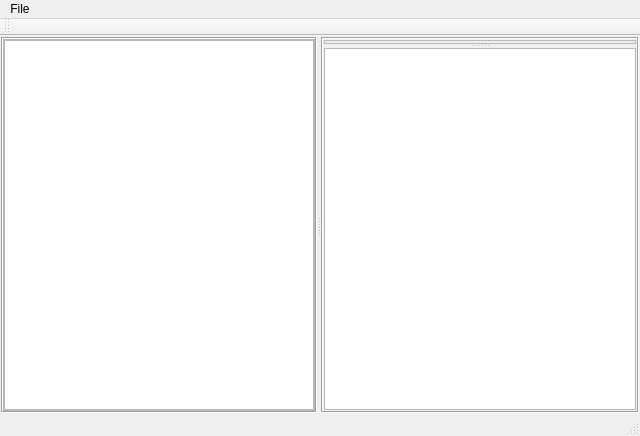
<?xml version="1.0" encoding="UTF-8"?>
<ui version="4.0">
 <class>MainWindow</class>
 <widget class="QMainWindow" name="MainWindow">
  <property name="geometry">
   <rect>
    <x>0</x>
    <y>0</y>
    <width>640</width>
    <height>436</height>
   </rect>
  </property>
  <property name="windowTitle">
   <string>GammaRay</string>
  </property>
  <property name="windowIcon">
   <iconset>
    <normaloff>:/icons/logo32</normaloff>:/icons/logo32</iconset>
  </property>
  <widget class="QWidget" name="centralWidget">
   <layout class="QHBoxLayout" name="horizontalLayout">
    <property name="leftMargin">
     <number>1</number>
    </property>
    <property name="topMargin">
     <number>1</number>
    </property>
    <property name="rightMargin">
     <number>1</number>
    </property>
    <property name="bottomMargin">
     <number>1</number>
    </property>
    <item>
     <widget class="QSplitter" name="splitter">
      <property name="frameShape">
       <enum>QFrame::NoFrame</enum>
      </property>
      <property name="orientation">
       <enum>Qt::Horizontal</enum>
      </property>
      <widget class="QFrame" name="leftPanel">
       <property name="styleSheet">
        <string notr="true"/>
       </property>
       <property name="frameShape">
        <enum>QFrame::Box</enum>
       </property>
       <property name="frameShadow">
        <enum>QFrame::Sunken</enum>
       </property>
       <layout class="QVBoxLayout" name="verticalLayout">
        <property name="spacing">
         <number>0</number>
        </property>
        <property name="leftMargin">
         <number>0</number>
        </property>
        <property name="topMargin">
         <number>0</number>
        </property>
        <property name="rightMargin">
         <number>0</number>
        </property>
        <property name="bottomMargin">
         <number>0</number>
        </property>
        <item>
         <widget class="QFrame" name="frmNavigation">
          <property name="frameShape">
           <enum>QFrame::StyledPanel</enum>
          </property>
          <property name="frameShadow">
           <enum>QFrame::Raised</enum>
          </property>
          <layout class="QVBoxLayout" name="verticalLayout_2">
           <property name="spacing">
            <number>0</number>
           </property>
           <property name="leftMargin">
            <number>0</number>
           </property>
           <property name="topMargin">
            <number>0</number>
           </property>
           <property name="rightMargin">
            <number>0</number>
           </property>
           <property name="bottomMargin">
            <number>0</number>
           </property>
           <item>
            <widget class="QTreeView" name="treeProject">
             <property name="selectionMode">
              <enum>QAbstractItemView::ExtendedSelection</enum>
             </property>
             <property name="expandsOnDoubleClick">
              <bool>true</bool>
             </property>
            </widget>
           </item>
          </layout>
         </widget>
        </item>
       </layout>
      </widget>
      <widget class="QFrame" name="rightPanel">
       <property name="styleSheet">
        <string notr="true"/>
       </property>
       <property name="frameShape">
        <enum>QFrame::Box</enum>
       </property>
       <property name="frameShadow">
        <enum>QFrame::Sunken</enum>
       </property>
       <layout class="QVBoxLayout" name="verticalLayout_3">
        <property name="leftMargin">
         <number>1</number>
        </property>
        <property name="topMargin">
         <number>1</number>
        </property>
        <property name="rightMargin">
         <number>1</number>
        </property>
        <property name="bottomMargin">
         <number>1</number>
        </property>
        <item>
         <widget class="QSplitter" name="splitter_2">
          <property name="orientation">
           <enum>Qt::Vertical</enum>
          </property>
          <widget class="QFrame" name="frmContent">
           <property name="sizePolicy">
            <sizepolicy hsizetype="Preferred" vsizetype="Expanding">
             <horstretch>0</horstretch>
             <verstretch>0</verstretch>
            </sizepolicy>
           </property>
           <property name="frameShape">
            <enum>QFrame::StyledPanel</enum>
           </property>
           <property name="frameShadow">
            <enum>QFrame::Sunken</enum>
           </property>
           <layout class="QVBoxLayout" name="verticalLayout_5">
            <property name="spacing">
             <number>0</number>
            </property>
            <property name="leftMargin">
             <number>0</number>
            </property>
            <property name="topMargin">
             <number>0</number>
            </property>
            <property name="rightMargin">
             <number>0</number>
            </property>
            <property name="bottomMargin">
             <number>0</number>
            </property>
           </layout>
          </widget>
          <widget class="QFrame" name="frmMessages">
           <property name="sizePolicy">
            <sizepolicy hsizetype="Preferred" vsizetype="Ignored">
             <horstretch>0</horstretch>
             <verstretch>0</verstretch>
            </sizepolicy>
           </property>
           <property name="autoFillBackground">
            <bool>false</bool>
           </property>
           <property name="frameShape">
            <enum>QFrame::StyledPanel</enum>
           </property>
           <property name="frameShadow">
            <enum>QFrame::Sunken</enum>
           </property>
           <property name="lineWidth">
            <number>1</number>
           </property>
           <layout class="QVBoxLayout" name="verticalLayout_4">
            <property name="leftMargin">
             <number>0</number>
            </property>
            <property name="topMargin">
             <number>0</number>
            </property>
            <property name="rightMargin">
             <number>0</number>
            </property>
            <property name="bottomMargin">
             <number>0</number>
            </property>
            <item>
             <widget class="QTextEdit" name="txtedMessages">
              <property name="sizePolicy">
               <sizepolicy hsizetype="Expanding" vsizetype="Minimum">
                <horstretch>0</horstretch>
                <verstretch>0</verstretch>
               </sizepolicy>
              </property>
              <property name="frameShape">
               <enum>QFrame::NoFrame</enum>
              </property>
              <property name="frameShadow">
               <enum>QFrame::Plain</enum>
              </property>
              <property name="lineWidth">
               <number>0</number>
              </property>
              <property name="readOnly">
               <bool>true</bool>
              </property>
             </widget>
            </item>
           </layout>
          </widget>
         </widget>
        </item>
       </layout>
      </widget>
     </widget>
    </item>
   </layout>
  </widget>
  <widget class="QMenuBar" name="menuBar">
   <property name="geometry">
    <rect>
     <x>0</x>
     <y>0</y>
     <width>640</width>
     <height>21</height>
    </rect>
   </property>
   <widget class="QMenu" name="menuFile">
    <property name="title">
     <string>File</string>
    </property>
    <addaction name="actionQuit"/>
   </widget>
   <addaction name="menuFile"/>
  </widget>
  <widget class="QToolBar" name="mainToolBar">
   <attribute name="toolBarArea">
    <enum>TopToolBarArea</enum>
   </attribute>
   <attribute name="toolBarBreak">
    <bool>false</bool>
   </attribute>
  </widget>
  <widget class="QStatusBar" name="statusBar"/>
  <action name="actionNew_Project">
   <property name="text">
    <string>New/Open Project</string>
   </property>
  </action>
  <action name="actionQuit">
   <property name="text">
    <string>Quit</string>
   </property>
  </action>
  <action name="actionAbout">
   <property name="text">
    <string>About...</string>
   </property>
  </action>
  <action name="actionSetup">
   <property name="text">
    <string>Settings...</string>
   </property>
  </action>
  <action name="actionClose_Project">
   <property name="text">
    <string>Close Project</string>
   </property>
  </action>
  <action name="actionKriging">
   <property name="enabled">
    <bool>true</bool>
   </property>
   <property name="text">
    <string>Kriging</string>
   </property>
  </action>
  <action name="actionIndicatorKrigingContinuous">
   <property name="enabled">
    <bool>true</bool>
   </property>
   <property name="text">
    <string>Indicator Kriging (continuous)</string>
   </property>
  </action>
  <action name="actionIndicatorKrigingCategorical">
   <property name="enabled">
    <bool>true</bool>
   </property>
   <property name="text">
    <string>Indicator Kriging (categorical)</string>
   </property>
  </action>
  <action name="actionIK_Post_processing">
   <property name="text">
    <string>IK Post-processing</string>
   </property>
  </action>
  <action name="actionCokriging">
   <property name="text">
    <string>Cokriging (cokb3d)</string>
   </property>
  </action>
  <action name="actionImage_Jockey">
   <property name="text">
    <string>Image Jockey</string>
   </property>
  </action>
  <action name="actionSGSIM">
   <property name="enabled">
    <bool>true</bool>
   </property>
   <property name="text">
    <string>Sequential Gaussian Simulation</string>
   </property>
  </action>
  <action name="actionCokriging_newcokb3d">
   <property name="text">
    <string>Cokriging (newcokb3d)</string>
   </property>
  </action>
  <action name="actionMachine_Learning">
   <property name="text">
    <string>Machine Learning</string>
   </property>
  </action>
  <action name="actionVariographic_Decomposition">
   <property name="text">
    <string>Variographic Decomposition...</string>
   </property>
  </action>
  <action name="actionFactorial_Kriging">
   <property name="text">
    <string>Factorial Kriging</string>
   </property>
  </action>
  <action name="actionSequential_Indicator_Simulation_continuous">
   <property name="text">
    <string>Sequential Indicator Simulation (continuous)</string>
   </property>
  </action>
  <action name="actionSequential_Indicator_Simulation_categorical">
   <property name="text">
    <string>Sequential Indicator Simulation (categorical)</string>
   </property>
  </action>
  <action name="actionTransiography">
   <property name="text">
    <string>Transiography</string>
   </property>
  </action>
 </widget>
 <layoutdefault spacing="6" margin="11"/>
 <resources/>
 <connections>
  <connection>
   <sender>actionQuit</sender>
   <signal>triggered()</signal>
   <receiver>MainWindow</receiver>
   <slot>close()</slot>
   <hints>
    <hint type="sourcelabel">
     <x>-1</x>
     <y>-1</y>
    </hint>
    <hint type="destinationlabel">
     <x>199</x>
     <y>149</y>
    </hint>
   </hints>
  </connection>
 </connections>
 <slots>
  <slot>showAbout()</slot>
  <slot>showSetup()</slot>
  <slot>newProject()</slot>
  <slot>closeProject()</slot>
  <slot>openKriging()</slot>
  <slot>openIKContinuous()</slot>
  <slot>openIKCategorical()</slot>
  <slot>openIKPostProcessing()</slot>
  <slot>openCokriging()</slot>
  <slot>openImageJockey()</slot>
  <slot>openSGSIM()</slot>
  <slot>openCokrigingNewcokb3d()</slot>
  <slot>onMachineLearning()</slot>
  <slot>onVarigraphicDecomposition()</slot>
  <slot>onFactorialKriging()</slot>
  <slot>onSISIMContinuous()</slot>
  <slot>onSISIMCategorical()</slot>
  <slot>openTransiography()</slot>
 </slots>
</ui>
